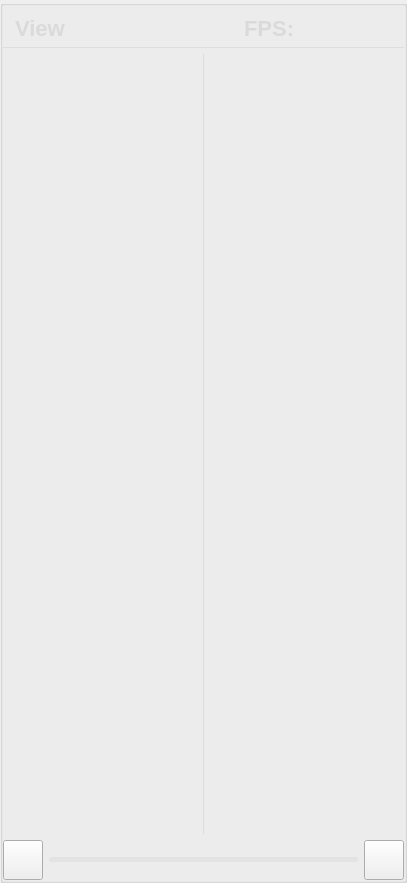
         <widget class="QGroupBox" name="displayGroupBox">
          <property name="sizePolicy">
           <sizepolicy hsizetype="Preferred" vsizetype="Preferred">
            <horstretch>0</horstretch>
            <verstretch>0</verstretch>
           </sizepolicy>
          </property>
          <property name="styleSheet">
           <string notr="true">#displayGroupBox{
background-color: rgba(75, 75, 75, 200);
border: 0px solid #42adff;
border-radius:0px;}
</string>
          </property>
          <layout class="QVBoxLayout" name="verticalLayout_4">
           <property name="leftMargin">
            <number>0</number>
           </property>
           <property name="topMargin">
            <number>0</number>
           </property>
           <property name="rightMargin">
            <number>0</number>
           </property>
           <property name="bottomMargin">
            <number>0</number>
           </property>
           <item>
            <widget class="QGroupBox" name="dataShowTilteGroupBox">
             <property name="enabled">
              <bool>true</bool>
             </property>
             <property name="minimumSize">
              <size>
               <width>0</width>
               <height>42</height>
              </size>
             </property>
             <property name="maximumSize">
              <size>
               <width>16777215</width>
               <height>42</height>
              </size>
             </property>
             <property name="styleSheet">
              <string notr="true">#dataShowTilteGroupBox{
border: 0px solid #42adff;
border-bottom: 1px solid rgba(200, 200, 200,100);
border-radius:0px;}</string>
             </property>
             <property name="alignment">
              <set>Qt::AlignLeading|Qt::AlignLeft|Qt::AlignVCenter</set>
             </property>
             <layout class="QHBoxLayout" name="Layout">
              <property name="topMargin">
               <number>0</number>
              </property>
              <property name="rightMargin">
               <number>0</number>
              </property>
              <property name="bottomMargin">
               <number>0</number>
              </property>
              <item>
               <widget class="QLabel" name="viewTextlabel">
                <property name="styleSheet">
                 <string notr="true">QLabel
{
	font-size: 22px;
	font-family: &quot;Microsoft YaHei&quot;;
	font-weight: bold;
 		border-radius:9px;
		background:rgba(66, 195, 255, 0);
color: rgb(218, 218, 218);
}
</string>
                </property>
                <property name="text">
                 <string>View</string>
                </property>
               </widget>
              </item>
              <item>
               <spacer name="horizontalSpacer_3">
                <property name="orientation">
                 <enum>Qt::Horizontal</enum>
                </property>
                <property name="sizeHint" stdset="0">
                 <size>
                  <width>40</width>
                  <height>20</height>
                 </size>
                </property>
               </spacer>
              </item>
              <item>
               <widget class="QLabel" name="fpsTextlabel">
                <property name="styleSheet">
                 <string notr="true">QLabel
{
	font-size: 22px;
	font-family: &quot;Microsoft YaHei&quot;;
	font-weight: bold;
 		border-radius:9px;
		background:rgba(66, 195, 255, 0);
color: rgb(218, 218, 218);
}
</string>
                </property>
                <property name="text">
                 <string>FPS:</string>
                </property>
               </widget>
              </item>
              <item>
               <widget class="QLabel" name="fps_label">
                <property name="minimumSize">
                 <size>
                  <width>100</width>
                  <height>40</height>
                 </size>
                </property>
                <property name="maximumSize">
                 <size>
                  <width>100</width>
                  <height>40</height>
                 </size>
                </property>
                <property name="styleSheet">
                 <string notr="true">QLabel
{
	font-size: 22px;
	font-family: &quot;Microsoft YaHei&quot;;
	font-weight: bold;
 		border-radius:9px;
		background:rgba(66, 195, 255, 0);
color: rgb(218, 218, 218);
}
</string>
                </property>
                <property name="text">
                 <string/>
                </property>
               </widget>
              </item>
             </layout>
            </widget>
           </item>
           <item>
            <layout class="QVBoxLayout" name="dataShowViewLayout">
             <item>
              <widget class="QSplitter" name="splitter">
               <property name="enabled">
                <bool>true</bool>
               </property>
               <property name="sizePolicy">
                <sizepolicy hsizetype="Preferred" vsizetype="Preferred">
                 <horstretch>0</horstretch>
                 <verstretch>0</verstretch>
                </sizepolicy>
               </property>
               <property name="minimumSize">
                <size>
                 <width>0</width>
                 <height>780</height>
                </size>
               </property>
               <property name="styleSheet">
                <string notr="true">#splitter::handle{background: 1px solid  rgba(200, 200, 200,100);}</string>
               </property>
               <property name="frameShape">
                <enum>QFrame::NoFrame</enum>
               </property>
               <property name="lineWidth">
                <number>10</number>
               </property>
               <property name="orientation">
                <enum>Qt::Horizontal</enum>
               </property>
               <property name="handleWidth">
                <number>1</number>
               </property>
               <widget class="Label_click_Mouse" name="raw_video">
                <property name="enabled">
                 <bool>true</bool>
                </property>
                <property name="sizePolicy">
                 <sizepolicy hsizetype="Ignored" vsizetype="Ignored">
                  <horstretch>0</horstretch>
                  <verstretch>0</verstretch>
                 </sizepolicy>
                </property>
                <property name="minimumSize">
                 <size>
                  <width>200</width>
                  <height>0</height>
                 </size>
                </property>
                <property name="font">
                 <font>
                  <family>微软雅黑</family>
                  <pointsize>36</pointsize>
                 </font>
                </property>
                <property name="cursor">
                 <cursorShape>ArrowCursor</cursorShape>
                </property>
                <property name="styleSheet">
                 <string notr="true">color: rgb(218, 218, 218);
</string>
                </property>
                <property name="text">
                 <string/>
                </property>
                <property name="scaledContents">
                 <bool>false</bool>
                </property>
                <property name="alignment">
                 <set>Qt::AlignCenter</set>
                </property>
               </widget>
               <widget class="Label_click_Mouse" name="out_video">
                <property name="enabled">
                 <bool>true</bool>
                </property>
                <property name="sizePolicy">
                 <sizepolicy hsizetype="Ignored" vsizetype="Ignored">
                  <horstretch>0</horstretch>
                  <verstretch>0</verstretch>
                 </sizepolicy>
                </property>
                <property name="minimumSize">
                 <size>
                  <width>200</width>
                  <height>0</height>
                 </size>
                </property>
                <property name="font">
                 <font>
                  <family>微软雅黑</family>
                  <pointsize>36</pointsize>
                 </font>
                </property>
                <property name="cursor">
                 <cursorShape>ArrowCursor</cursorShape>
                </property>
                <property name="styleSheet">
                 <string notr="true">color: rgb(218, 218, 218);
</string>
                </property>
                <property name="text">
                 <string/>
                </property>
                <property name="scaledContents">
                 <bool>false</bool>
                </property>
                <property name="alignment">
                 <set>Qt::AlignCenter</set>
                </property>
               </widget>
              </widget>
             </item>
             <item>
              <layout class="QHBoxLayout" name="horizontalLayout_2">
               <item>
                <widget class="PushButton" name="runButton">
                 <property name="sizePolicy">
                  <sizepolicy hsizetype="Minimum" vsizetype="Fixed">
                   <horstretch>0</horstretch>
                   <verstretch>0</verstretch>
                  </sizepolicy>
                 </property>
                 <property name="minimumSize">
                  <size>
                   <width>40</width>
                   <height>40</height>
                  </size>
                 </property>
                 <property name="text">
                  <string/>
                 </property>
                 <property name="icon">
                  <iconset resource="../apprcc.qrc">
                   <normaloff>:/img/icon/运行.png</normaloff>:/img/icon/运行.png</iconset>
                 </property>
                 <property name="iconSize">
                  <size>
                   <width>30</width>
                   <height>30</height>
                  </size>
                 </property>
                 <property name="checkable">
                  <bool>true</bool>
                 </property>
                </widget>
               </item>
               <item>
                <widget class="QProgressBar" name="progressBar">
                 <property name="maximumSize">
                  <size>
                   <width>16777215</width>
                   <height>5</height>
                  </size>
                 </property>
                 <property name="styleSheet">
                  <string notr="true">QProgressBar{ color: rgb(255, 255, 255); font:12pt; border-radius:2px; text-align:center; border:none; background-color: rgba(215, 215, 215,100);} 
QProgressBar:chunk{ border-radius:0px; background: rgba(55, 55, 55, 200);}</string>
                 </property>
                 <property name="maximum">
                  <number>1000</number>
                 </property>
                 <property name="value">
                  <number>0</number>
                 </property>
                 <property name="textVisible">
                  <bool>false</bool>
                 </property>
                </widget>
               </item>
               <item>
                <widget class="PushButton" name="stopButton">
                 <property name="minimumSize">
                  <size>
                   <width>40</width>
                   <height>40</height>
                  </size>
                 </property>
                 <property name="text">
                  <string/>
                 </property>
                 <property name="icon">
                  <iconset resource="../apprcc.qrc">
                   <normaloff>:/img/icon/终止.png</normaloff>:/img/icon/终止.png</iconset>
                 </property>
                 <property name="iconSize">
                  <size>
                   <width>30</width>
                   <height>30</height>
                  </size>
                 </property>
                </widget>
               </item>
              </layout>
             </item>
            </layout>
           </item>
          </layout>
         </widget>
